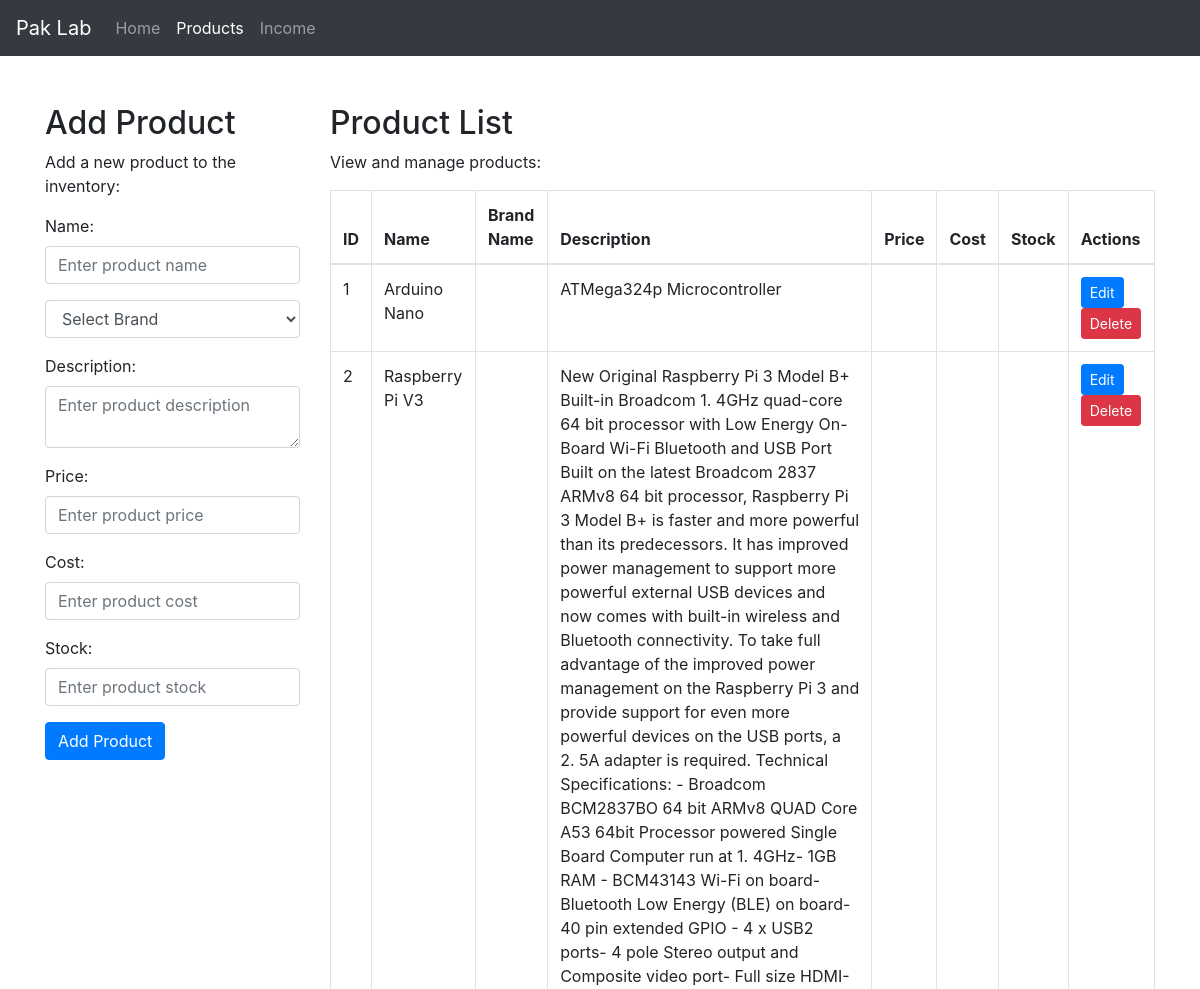
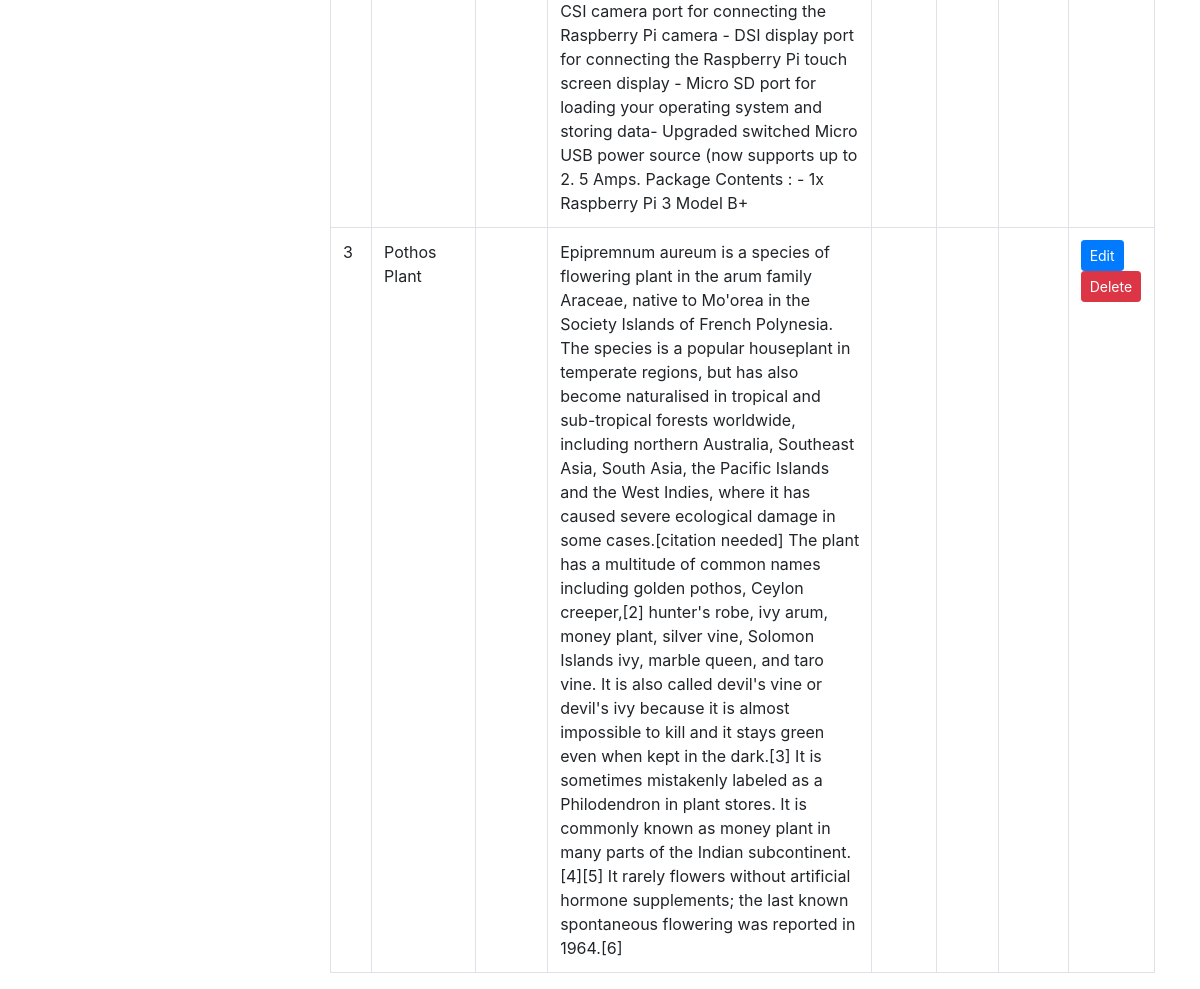
/products.php, run on the app's committed database (2 pictures, top to bottom).
### tables this page shows
CREATE TABLE `products` (
  `id` int(11) UNSIGNED NOT NULL,
  `name` varchar(255) NOT NULL,
  `description` text NOT NULL,
  `sku` varchar(100) DEFAULT NULL,
  `location` varchar(255) NOT NULL,
  `quantity` varchar(50) DEFAULT NULL,
  `buy_price` decimal(25,2) DEFAULT NULL,
  `sale_price` decimal(25,2) NOT NULL,
  `category_id` int(11) UNSIGNED NOT NULL,
  `media_id` int(11) DEFAULT 0,
  `date` datetime NOT NULL
);

### products.php (the view, shortened to what this page needs)
<?php $active_page = 'products';?>
<?php include 'inc/header.php' ?>
<?php include 'inc/navbar.php' ?>
<?php include 'config/db.php' ?>
<div class="container mt-5">
  <div class="row">
    <div class="col-md-3">
      <h2>Add Product</h2>
      <p>Add a new product to the inventory:</p>
      <form method="post" class="mb-5">
        <div class="form-group">
          <label for="name">Name:</label>
          <input type="text" class="form-control" id="name" name="name" placeholder="Enter product name" required>
        </div>
        <?php
        $sql = "SELECT id, name FROM brand";
        $result = mysqli_query($conn, $sql);
        ?>
        <div class="form-group">
        <?php
        if (mysqli_num_rows($result) > 0) {
          echo '<select class="form-control" name="brand_id" id="brand_id">';
          echo '<option value="">Select Brand</option>';
          echo '</select>';
        } else {
          echo 'No data found in the brand table';
        }
        ?>
        </div>
        <div class="form-group">
          <label for="description">Description:</label>
          <textarea class="form-control" id="description" name="description" placeholder="Enter product description"></textarea>
        </div>
        <div class="form-group">
          <label for="price">Price:</label>
          <input type="number" class="form-control" id="price" name="price" placeholder="Enter product price" required>
        </div>
        <div class="form-group">
          <label for="cost">Cost:</label>
          <input type="number" class="form-control" id="cost" name="cost" placeholder="Enter product cost" required>
        </div>
        <div class="form-group">
          <label for="stock">Stock:</label>
          <input type="number" class="form-control" id="stock" name="stock" placeholder="Enter product stock" required>
        </div>
        <button type="submit" class="btn btn-primary">Add Product</button>
      </form>
    </div>
    <div class="col-md-9">
      <h2>Product List</h2>
      <p>View and manage products:</p>
      <table id="example" class="table table-bordered table-hover">
        <thead>
          <tr>
            <th>ID</th>
            <th>Name</th>
            <th>Brand Name</th>
            <th>Description</th>
            <th>Price</th>
            <th>Cost</th>
            <th>Stock</th>
            <th>Actions</th>
          </tr>
        </thead>
        <tbody>
          <?php
          $sql = "SELECT * FROM products";
          $result = mysqli_query($conn, $sql);
          if (mysqli_num_rows($result) > 0) {
            while($row = mysqli_fetch_assoc($result)) {
              echo "<tr>";
              echo "<td>" . $row["id"] . "</td>";
              echo "<td>" . $row["name"] . "</td>";
              echo "<td>" . $row["brand_name"] . "</td>";
              echo "<td>" . $row["description"] . "</td>";
              echo "<td>" . $row["sales_price"] . "</td>";
              echo "<td>" . $row["cost"] . "</td>";
              echo "<td>" . $row["stock"] . "</td>";
              echo "<td>";
              echo "<a href='edit_product.php?id=" . $row["id"] . "' class=\"btn btn-primary btn-sm\">Edit</a> ";
              echo "<a href=\"delete_product.php?id=" . $row["id"] . "\" class=\"btn btn-danger btn-sm\">Delete</a>";
              echo "</td>";
              echo "</tr>";
            }
          } else {
            echo "<tr><td colspan=\"7\">No products found.</td></tr>";
          }
          ?>
        </tbody>
      </table>
    </div>
  </div>
</div>
<?php include 'inc/footer.php' ?>

### inc/header.php (shortened to what this page needs)
<!doctype html>
<html lang="en">
  <head>
    <link rel="stylesheet" href="https://cdn.jsdelivr.net/npm/bootstrap@4.0.0/dist/css/bootstrap.min.css">
    <link
      rel="stylesheet"
      type="text/css"
      href="https://cdn.datatables.net/1.11.4/css/jquery.dataTables.min.css"
    />
    <link
      rel="stylesheet"
      type="text/css"
      href="https://cdn.datatables.net/buttons/2.2.2/css/buttons.dataTables.min.css"
    />
  </head>
  <body>

### inc/navbar.php (shortened to what this page needs)
<nav class="navbar navbar-expand-lg navbar-dark bg-dark">
  <a class="navbar-brand" href="index.php">Pak Lab</a>
  <div class="collapse navbar-collapse" id="navbarNav">
    <ul class="navbar-nav">
      <li class="nav-item <?php if($active_page == 'home') echo 'active'; ?>">
        <a class="nav-link" href="index.php">Home</a>
      </li>
      <li class="nav-item <?php if($active_page == 'products') echo 'active'; ?>">
        <a class="nav-link" href="products.php">Products</a>
      </li>
      <li class="nav-item <?php if($active_page == 'profit') echo 'active'; ?>">
        <a class="nav-link" href="income.php">Income</a>
      </li>
    </ul>
  </div>
</nav>

### inc/footer.php (shortened to what this page needs)
  </body>
</html>

### data on the page
products: id "1", name "Arduino Nano", description "ATMega324p Microcontroller"
products: id "2", name "Raspberry Pi V3", description "New Original Raspberry Pi 3 Model B+ Built-in Broadcom 1. 4GHz quad-core 64 bit processor with Low Energy On-Board Wi-Fi Bluetooth and USB Port Built on the latest Broadcom 2837 ARMv8 64 bit processor, Raspberry Pi 3 Model B+ is faster and more powerful than its predecessors. It has improved power management to support more powerful external USB devices and now comes with built-in wireless and Bluetooth connectivity. To take full advantage of the improved power management on the Raspberry Pi 3 and provide support for even more powerful devices on the USB ports, a 2. 5A adapter is required. Technical Specifications: - Broadcom BCM2837BO 64 bit ARMv8 QUAD Core A53 64bit Processor powered…"
products: id "3", name "Pothos Plant", description "Epipremnum aureum is a species of flowering plant in the arum family Araceae, native to Mo'orea in the Society Islands of French Polynesia. The species is a popular houseplant in temperate regions, but has also become naturalised in tropical and sub-tropical forests worldwide, including northern Australia, Southeast Asia, South Asia, the Pacific Islands and the West Indies, where it has caused severe ecological damage in some cases.[citation needed] The plant has a multitude of common names including golden pothos, Ceylon creeper,[2] hunter's robe, ivy arum, money plant, silver vine, Solomon Islands ivy, marble queen, and taro vine. It is also called devil's vine or devil's ivy because it…"
